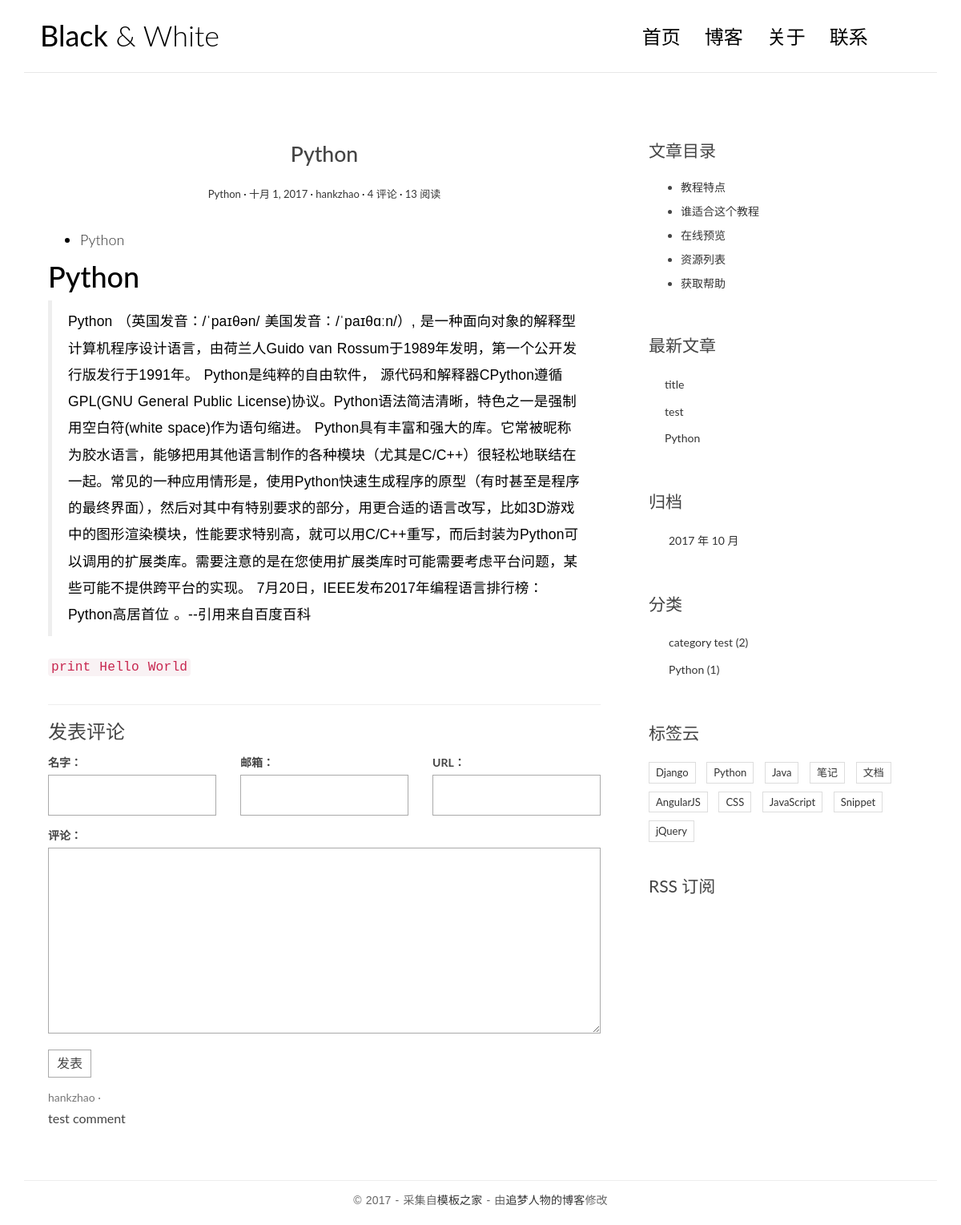
The app's page /post/2/ with its own data.
### blog/models.py (models this page shows, shortened)
class Post(models.Model):
    title=models.CharField(max_length=70)
    body=models.TextField()
    create_time=models.DateField()
    modified_time=models.DateField()
    excerpt=models.CharField(max_length=70,blank=True)
    category=models.ForeignKey(Category)
    tag=models.ManyToManyField(Tag,blank=True)
    author=models.ForeignKey(User)
    views=models.PositiveIntegerField(default=0)
    def get_absolute_url(self):
        return reverse('blog:detail',kwargs={'pk':self.pk})
    def increase_views(self):
        self.views+=1
        self.save(update_fields=['views'])
    def save(self, *args, **kwargs):
        if not self.excerpt:
            md = markdown.Markdown(extensions=[
                'markdown.extensions.extra',
                'markdown.extensions.codehilite',
            ])
            self.excerpt = strip_tags(md.convert(self.body))[:54]
        super(Post,self).save(*args,**kwargs)
    class Meta:
        ordering=['-create_time']

class Category(models.Model):
    name=models.CharField(max_length=100)

### comment/models.py (models this page shows)
class Comment(models.Model):
    name=models.CharField(max_length=20)
    email=models.EmailField(max_length=100)
    url=models.URLField(blank=True)
    text=models.TextField()
    create_time=models.DateField(auto_now_add=True)
    post=models.ForeignKey('blog.Post')

### blog/views.py (the view)
# urls.py: url(r'^post/(?P<pk>[0-9]+)/$',views.detail,name='detail'),
def detail(request,pk):
    post=get_object_or_404(Post,pk=pk)
    post.increase_views()
    post.body=markdown.markdown(post.body,
                                extensions=[
                                    'markdown.extensions.extra',
                                    'markdown.extensions.codehilite',
                                    'markdown.extensions.toc',
                                ])
    form = CommentForm()
    comment_list = post.comment_set.all()
    context = {'post': post,
               'form': form,
               'comment_list': comment_list
               }
    return render(request, 'blog/detail.html', context=context)

### comment/forms.py
class CommentForm(forms.ModelForm):
    class Meta:
        model = Comment
        fields = ['name', 'email', 'url', 'text']

### blog/templatetags/blog_tags.py (called while the page is built)
@register.simple_tag
def get_recent_posts(num=5):
    return Post.objects.all().order_by('-create_time')[:num]

@register.simple_tag
def archives():
    return Post.objects.dates('create_time','month',order='DESC')

@register.simple_tag
def get_categories():
    return Category.objects.annotate(post_num=Count('post')).filter(post_num__gt=0)

### templates/blog/detail.html (shortened to what this page needs)
{% extends 'base.html' %}
{% block main %}
    <article class="post post-{{ post.pk }}">
        <header class="entry-header">
            <h1 class="entry-title">{{ post.title }}</h1>
            <div class="entry-meta">
            <span class="post-category"><a href="{% url 'blog:categorys' post.category.pk %}">{{ post.category.name }}</a></span>
            <span class="post-date"><a href="{% url 'blog:archives' post.create_time.year post.create_time.month %}"><time class="entry-date"
                                                        datetime="{{ post.create_time }}">{{ post.create_time }}</time></a></span>
            <span class="post-author"><a href="#">{{ post.author }}</a></span>
            <span class="comments-link"><a href="#">4 评论</a></span>
            <span class="views-count"><a href="#">{{ post.views }} 阅读</a></span>
            </div>
        </header>
    <div class="entry-content clearfix">
        {{ post.body | safe }}
    </div>
    </article>
    <section class="comment-area" id="comment-area">
                    <hr>
                    <h3>发表评论</h3>
                    <form action="{% url 'comment:comment_post' post.pk %}" method="post" class="comment-form">
                      <div class="row">
                        <div class="col-md-4">
                          <label for="{{ form.name.id_for_label }}">名字：</label>
                          {{ form.name }}
                        </div>
                        <div class="col-md-4">
                          <label for="{{ form.email.id_for_label }}">邮箱：</label>
                          {{ form.email }}
                        </div>
                        <div class="col-md-4">
                          <label for="{{ form.url.id_for_label }}">URL：</label>
                          {{ form.url }}
                        </div>
                        <div class="col-md-12">
                          <label for="{{ form.text.id_for_label }}">评论：</label>
                          {{ form.text }}
                          <button type="submit" class="comment-btn">发表</button>
                        </div>
                      </div>
                    </form>
                    <ul class="comment-list list-unstyled">
                      {% for comment in comment_list %}
                      <li class="comment-item">
                        <span class="nickname">{{ comment.name }}</span>
                        <div class="text">
                          {{ comment.text }}
                        </div>
                      </li>
                      {% empty %}
                      暂无评论
                      {% endfor %}
                    </ul>
    </section>
{% endblock main %}
{% block toc %}
    <div class="widget widget-content">
        <h3 class="widget-title">文章目录</h3>
        <ul>
            <li>
                <a href="#">教程特点</a>
            </li>
            <li>
                <a href="#">谁适合这个教程</a>
            </li>
            <li>
                <a href="#">在线预览</a>
            </li>
            <li>
                <a href="#">资源列表</a>
            </li>
            <li>
                <a href="#">获取帮助</a>
            </li>
        </ul>
    </div>
{% endblock toc %}

### templates/base.html (shortened to what this page needs)
{% load staticfiles %}
{% load blog_tags %}
<!DOCTYPE html>
<html>
<head>
    <link rel="stylesheet" href="http://code.ionicframework.com/ionicons/2.0.1/css/ionicons.min.css">
    <link rel="stylesheet" href="{% static 'blog/css/bootstrap.min.css' %}">
    <link rel="stylesheet" href="{% static 'blog/css/pace.css' %}">
    <link rel="stylesheet" href="{% static 'blog/css/custom.css' %}">
    <link rel="stylesheet" href="{% static 'blog/css/highlights/github.css' %}">
</head>
<body>
<div class="container">
    <header id="site-header">
        <div class="row">
            <div class="col-md-4 col-sm-5 col-xs-8">
                <div class="logo">
                    <h1><a href="{% url 'blog:index' %}"><b>Black</b> &amp; White</a></h1>
                </div>
            </div>
            <div class="col-md-8 col-sm-7 col-xs-4">
                <nav class="main-nav" role="navigation">
                    <div class="collapse navbar-collapse" id="bs-example-navbar-collapse-1">
                        <ul class="nav navbar-nav navbar-right">
                            <li class="cl-effect-11"><a href="{% url 'blog:index' %}" data-hover="首页">首页</a></li>
                            <li class="cl-effect-11"><a href="full-width.html" data-hover="博客">博客</a></li>
                            <li class="cl-effect-11"><a href="about.html" data-hover="关于">关于</a></li>
                            <li class="cl-effect-11"><a href="contact.html" data-hover="联系">联系</a></li>
                        </ul>
                    </div>
                </nav>
            </div>
        </div>
    </header>
</div>
<div class="content-body">
    <div class="container">
        <div class="row">
            <main class="col-md-8">
                {% block main %}
                {% endblock main %}
            </main>
            <aside class="col-md-4">
                {% block toc %}
                {% endblock toc %}
                <div class="widget widget-recent-posts">
                    <h3 class="widget-title">最新文章</h3>
                    {% get_recent_posts as recent_post_list %}
                    <ul>
                        {% for post in recent_post_list %}
                            <li>
                                <a href="{{ post.get_absolute_url }}">{{ post.title }}</a>
                            </li>
                        {% empty %}
                            暂无文章！
                        {% endfor %}
                    </ul>
                </div>
                <div class="widget widget-archives">
                    <h3 class="widget-title">归档</h3>
                    {% archives as date_list %}
                    <ul>
                        {% for date in date_list %}
                            <li>
                                <a href="{% url 'blog:archives' date.year date.month %}">{{ date.year }} 年 {{ date.month }} 月</a>
                            </li>
                        {% empty %}
                            暂无归档！
                        {% endfor %}
                    </ul>
                </div>
                <div class="widget widget-category">
                    <h3 class="widget-title">分类</h3>
                    {% get_categories as category_list %}
                    <ul>
                        {% for category in category_list %}
                            <li>
                                <a href="{% url 'blog:categorys' category.pk %}">{{ category.name }} <span class="post-count">({{ category.post_num }})</span></a>
                            </li>
                        {% empty %}
                            暂无分类！
                        {% endfor %}
                    </ul>
                </div>
                <div class="widget widget-tag-cloud">
                    <h3 class="widget-title">标签云</h3>
                    <ul>
                        <li>
                            <a href="#">Django</a>
                        </li>
                        <li>
                            <a href="#">Python</a>
                        </li>
                        <li>
                            <a href="#">Java</a>
                        </li>
                        <li>
                            <a href="#">笔记</a>
                        </li>
                        <li>
                            <a href="#">文档</a>
                        </li>
                        <li>
                            <a href="#">AngularJS</a>
                        </li>
                        <li>
                            <a href="#">CSS</a>
                        </li>
                        <li>
                            <a href="#">JavaScript</a>
                        </li>
                        <li>
                            <a href="#">Snippet</a>
                        </li>
                        <li>
                            <a href="#">jQuery</a>
                        </li>
                    </ul>
                </div>
                <div class="rss">
                    <a href=""> RSS 订阅</a>
                </div>
            </aside>
        </div>
    </div>
</div>
<footer id="site-footer">
    <div class="container">
        <div class="row">
            <div class="col-md-12">
                <p class="copyright">&copy 2017 - 采集自<a href="http://www.cssmoban.com/"
                                                        target="_blank" title="模板之家">模板之家</a>
                    - 由<a href="http://zmrenwu.com/" title="网页模板" target="_blank">追梦人物的博客</a>修改
                </p>
            </div>
        </div>
    </div>
</footer>
</body>
</html>

### blog/static/blog/css/custom.css (style rules this page uses)
* { outline: none; }
h1, h2, h3, h4, h5, h6 { margin-top: 0; }
b { font-weight: 400; }
a { color: #333; }
body { color: #444; font-family: 'Lato', sans-serif; }
p { font-family: 'Ubuntu', sans-serif; font-weight: 400; word-spacing: 1px; letter-spacing: 0.01em; }
#site-header { background-color: #FFF; padding: 25px 20px; margin-bottom: 40px; border-bottom: 1px solid #e7e7e7; }
.logo h1 a { color: #000; }
.logo h1 { margin: 0; font-family: 'Lato', sans-serif; font-weight: 300; }
.main-nav { margin-top: 11px; max-width: 95%; }
.main-nav a { color: #000000 !important; padding: 0 0 5px 0 !important; margin-right: 30px; font-family: 'Lato', sans-serif; font-weight: 300; font-size: 24px; }
.cl-effect-11 a { padding: 10px 0; color: #0972b4; text-shadow: none; }
.cl-effect-11 a::before { position: absolute; top: 0; left: 0; overflow: hidden; padding: 0 0 5px 0 !important; max-width: 0; border-bottom: 1px solid #000; color: #000; content: attr(data-hover); white-space: nowrap; -webkit-transition: max-width 0.5s; -moz-transition: max-width 0.5s; transition: max-width 0.5s; }
.content-body { padding-bottom: 4em; }
.post { background: #fff; padding: 30px 30px 0; }
.entry-title { text-align: center; font-size: 1.9em; margin-bottom: 20px; line-height: 1.6; padding: 10px 20px 0; }
.entry-meta { text-align: center; color: #DDDDDD; font-size: 13px; margin-bottom: 30px; }
.entry-content { font-size: 18px; line-height: 1.9; font-weight: 300; color: #000; }
.post-category::after, .post-date::after, .post-author::after, .comments-link::after { content: ' ·'; color: #000; }
.widget { background: #fff; padding: 30px 0 0; }
.widget-title { font-size: 1.5em; margin-bottom: 20px; line-height: 1.6; padding: 10px 0 0; font-weight: 400; }
.widget-recent-posts ul { padding: 0; margin: 0; padding-left: 20px; }
.widget-recent-posts ul li { list-style-type: none; position: relative; line-height: 170%; margin-bottom: 10px; }
.widget-recent-posts ul li::before { content: '\f3d3'; font-family: "Ionicons"; position: absolute; left: -17px; top: 3px; font-size: 16px; color: #000; }
.widget-archives ul { padding: 0; margin: 0; padding-left: 25px; }
.widget-archives ul li { list-style-type: none; position: relative; line-height: 170%; margin-bottom: 10px; }
.widget-archives ul li::before { content: '\f3f3'; font-family: "Ionicons"; position: absolute; left: -25px; top: 1px; font-size: 16px; color: #000; }
.widget-category ul { padding: 0; margin: 0; padding-left: 25px; }
.widget-category ul li { list-style-type: none; position: relative; line-height: 170%; margin-bottom: 10px; }
.widget-category ul li::before { content: '\f3fe'; font-family: "Ionicons"; position: absolute; left: -25px; top: 1px; font-size: 18px; color: #000; }
.widget-tag-cloud ul { padding: 0; margin: 0; margin-right: -10px; }
.widget-tag-cloud ul li { list-style-type: none; font-size: 13px; display: inline-block; margin-right: 10px; margin-bottom: 10px; padding: 3px 8px; border: 1px solid #ddd; }
.widget-content ul li { margin-bottom: 10px; }
.rss { font-size: 21px; margin-top: 30px; }
.rss a { color: #444; }
#site-footer { padding-top: 10px; padding: 0 0 1.5em 0; }
.copyright { text-align: center; padding-top: 1em; margin: 0; border-top: 1px solid #eee; color: #666; }
.contact-form input, .comment-form input { border: 1px solid #aaa; margin-bottom: 15px; width: 100%; padding: 15px 15px; font-size: 16px; line-height: 100%; transition: 0.4s border-color linear; }
.contact-form textarea, .comment-form textarea { border: 1px solid #aaa; margin-bottom: 15px; width: 100%; padding: 15px 15px; font-size: 16px; line-height: 20px !important; min-height: 183px; transition: 0.4s border-color linear; }
.comment-area { padding: 0 30px 0; }
.comment-form { margin-top: 15px; }
.comment-form .comment-btn { background-color: #fff; border: 1px solid #aaa; font-size: 16px; padding: 5px 10px; }
.comment-list { margin-top: 15px; }
.comment-item .nickname, .comment-item .submit-date { color: #777; font-size: 14px; }
.comment-item .nickname:after { content: ' ·'; }
.comment-item .text { padding-top: 5px; font-size: 16px; }

### records on screen
Post: title "Python", category.name "Python", create_time "十月 1, 2017", author "hankzhao", views "13", body "Python Python Python （英国发音：/ˈpaɪθən/ 美国发音：/ˈpaɪθɑːn/）, 是一种面向对象的解释型计算机程序设计语言，由荷兰人Guido van Rossum于1989年发明，第一个公开发行版发行于1991年。 Python是纯粹的自由软件， 源代码和解释器CPython遵循 GPL(GNU General Public License)协议。Python语法简洁清晰，特色之一是强制用空白符(white space)作为语句缩进。 Python具有丰富和强大的库。它常被昵称为胶水语言，能够把用其他语言制作的各种模块（尤其是C/C++）很轻松地联结在一起。常见的一种应用情形是，使用Python快速生成程序的原型（有时甚至是程序的最终界面），然后对其中有特别要求的部分，用更合适的语言改写，比如3D游戏中的图形渲染模块，性能要求特别高，就可以用C/C++重写，而后封装为Python可以调用的扩展类库。需要注意的是在您使用扩展类库时可能需要考虑平台问题，某些可能不提供跨平台的实现。 7月20日，IEEE发布2017年编程语言排行榜：Python高居首位 。--引用来自百度百科 print Hello World"
Comment: name "hankzhao", text "test comment"
Post: title "title"
Post: title "test"
Category: name "category test", post_num "2"
Category: name "Python", post_num "1"

### other values on screen
{{ date.year }} "2017"
{{ date.month }} "10"
